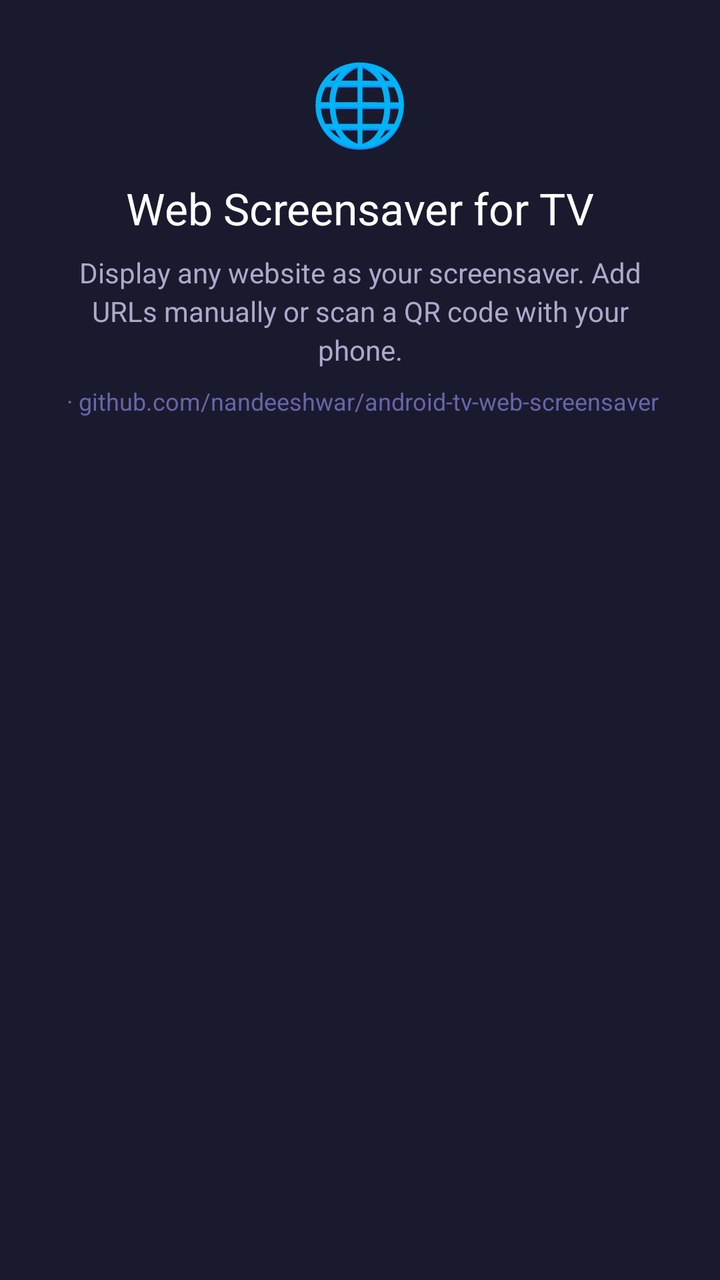
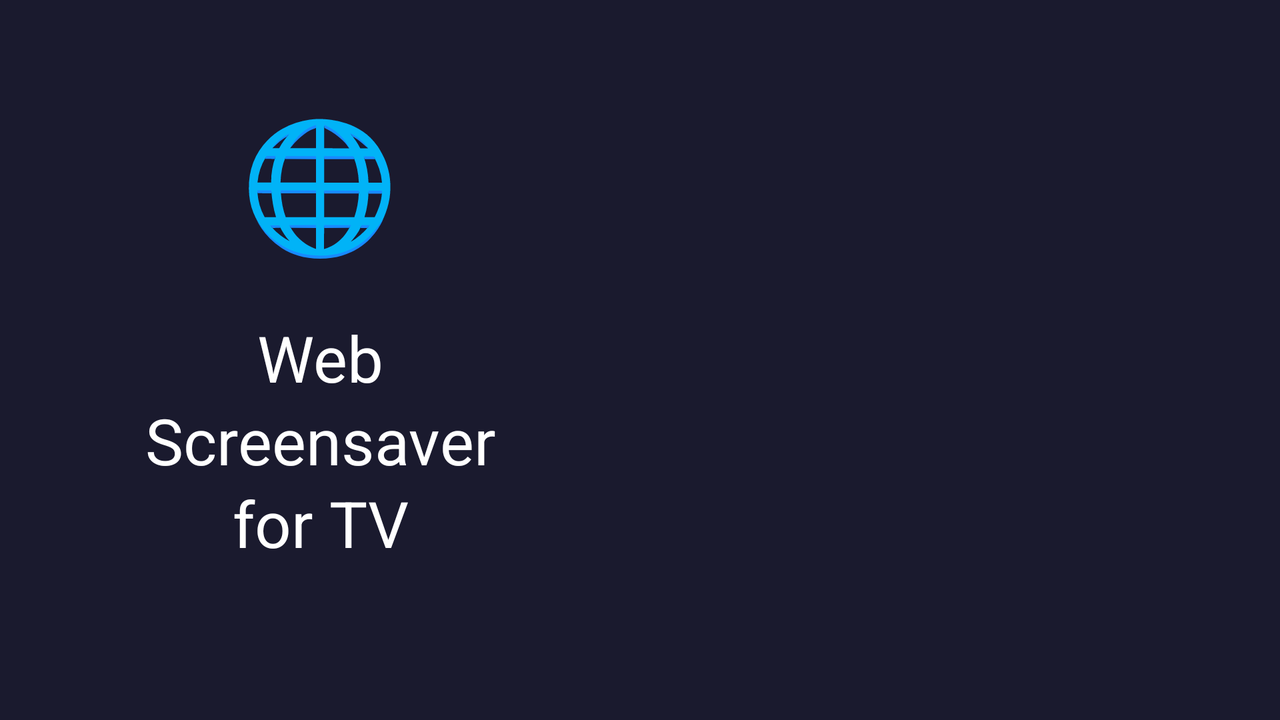

Compare how this app lays out the same screen by default and in its alternative resource folder. The renders come first, then the two layout files and the values they reference.
<!-- AndroidManifest.xml: activity theme Theme.Screensaver -->
<!-- res/layout/activity_settings.xml -->
<?xml version="1.0" encoding="utf-8"?>
<LinearLayout xmlns:android="http://schemas.android.com/apk/res/android"
    android:layout_width="match_parent"
    android:layout_height="match_parent"
    android:orientation="vertical"
    android:background="#1A1A2E">

    
    <LinearLayout
        android:layout_width="match_parent"
        android:layout_height="wrap_content"
        android:gravity="center_horizontal"
        android:orientation="vertical"
        android:paddingHorizontal="24dp"
        android:paddingTop="24dp"
        android:paddingBottom="16dp">

        <TextView
            android:layout_width="wrap_content"
            android:layout_height="wrap_content"
            android:text="🌐"
            android:textSize="40sp"
            android:layout_marginBottom="12dp" />

        <TextView
            android:layout_width="wrap_content"
            android:layout_height="wrap_content"
            android:text="Web Screensaver for TV"
            android:textColor="#FFFFFF"
            android:textSize="22sp"
            android:gravity="center"
            android:layout_marginBottom="8dp" />

        <TextView
            android:layout_width="wrap_content"
            android:layout_height="wrap_content"
            android:text="Display any website as your screensaver. Add URLs manually or scan a QR code with your phone."
            android:textColor="#AAAACC"
            android:textSize="14sp"
            android:gravity="center"
            android:lineSpacingExtra="3dp"
            android:layout_marginBottom="8dp" />

        <LinearLayout
            android:layout_width="wrap_content"
            android:layout_height="wrap_content"
            android:orientation="horizontal"
            android:gravity="center_vertical">

            <TextView
                android:id="@+id/version_text"
                android:layout_width="wrap_content"
                android:layout_height="wrap_content"
                android:textColor="#666688"
                android:textSize="12sp" />

            <TextView
                android:layout_width="wrap_content"
                android:layout_height="wrap_content"
                android:text=" · github.com/nandeeshwar/android-tv-web-screensaver"
                android:textColor="#6666AA"
                android:textSize="12sp" />

        </LinearLayout>

    </LinearLayout>

    
    <FrameLayout
        android:id="@+id/settings_container"
        android:layout_width="match_parent"
        android:layout_height="0dp"
        android:layout_weight="1" />

</LinearLayout>
<!-- resources referenced by this layout -->
<resources>
  <style name="Theme.Screensaver" parent="@style/Theme.Leanback" />
</resources>
<!-- res/layout-w600dp/activity_settings.xml (the repository's variant of the layout above) -->
<!-- drawn on the phone turned sideways -->
<?xml version="1.0" encoding="utf-8"?>
<LinearLayout xmlns:android="http://schemas.android.com/apk/res/android"
    android:layout_width="match_parent"
    android:layout_height="match_parent"
    android:orientation="horizontal"
    android:background="#1A1A2E">

    
    <FrameLayout
        android:layout_width="0dp"
        android:layout_height="match_parent"
        android:layout_weight="1">

        <LinearLayout
            android:layout_width="match_parent"
            android:layout_height="wrap_content"
            android:layout_gravity="center"
            android:gravity="center_horizontal"
            android:orientation="vertical"
            android:padding="48dp">

            <TextView
                android:layout_width="wrap_content"
                android:layout_height="wrap_content"
                android:text="🌐"
                android:textSize="64sp"
                android:layout_marginBottom="24dp" />

            <TextView
                android:layout_width="wrap_content"
                android:layout_height="wrap_content"
                android:text="Web Screensaver\nfor TV"
                android:textColor="#FFFFFF"
                android:textSize="32sp"
                android:gravity="center"
                android:lineSpacingExtra="4dp"
                android:layout_marginBottom="16dp" />

            <TextView
                android:layout_width="wrap_content"
                android:layout_height="wrap_content"
                android:text="Display any website as your screensaver.\nAdd URLs manually or scan a QR code\nwith your phone."
                android:textColor="#AAAACC"
                android:textSize="16sp"
                android:gravity="center"
                android:lineSpacingExtra="4dp"
                android:layout_marginBottom="32dp" />

            <TextView
                android:id="@+id/version_text"
                android:layout_width="wrap_content"
                android:layout_height="wrap_content"
                android:textColor="#666688"
                android:textSize="14sp" />

            <TextView
                android:layout_width="wrap_content"
                android:layout_height="wrap_content"
                android:text="github.com/nandeeshwar/android-tv-web-screensaver"
                android:textColor="#6666AA"
                android:textSize="12sp"
                android:layout_marginTop="8dp" />

        </LinearLayout>

    </FrameLayout>

    
    <FrameLayout
        android:id="@+id/settings_container"
        android:layout_width="0dp"
        android:layout_height="match_parent"
        android:layout_weight="1" />

</LinearLayout>
